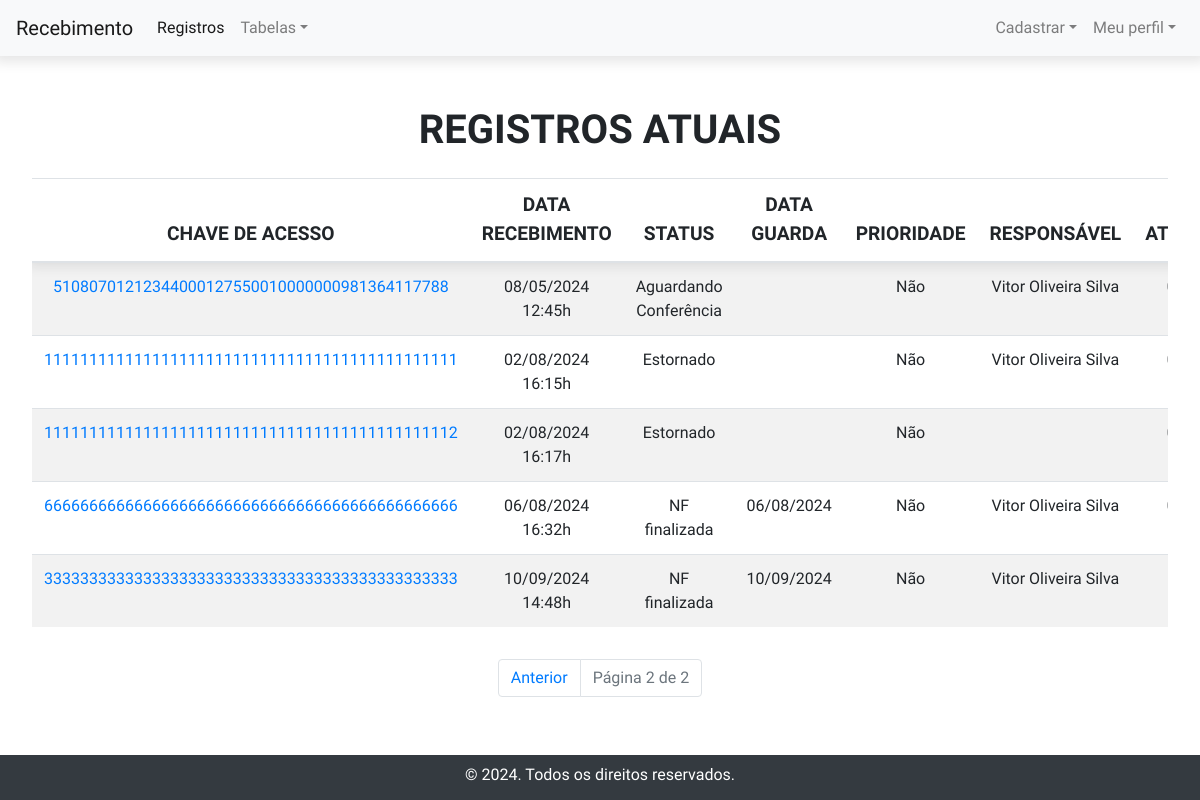
The app's page /tabela-last-registros?page=2 (signed in) with its own data.
### Recebimento/models/registro_models.py (models this page shows)
class RegistroRecebimento(db.Model):
    id = db.Column(db.Integer, primary_key=True)
    nota_fiscal_id = db.Column(db.Integer, db.ForeignKey('nota_fiscal.id'))
    data_recebimento = db.Column(db.DateTime)
    status = db.Column(db.String(255))
    data_guarda = db.Column(db.DateTime)
    prioridade = db.Column(db.Boolean, nullable=False)
    responsavel_id = db.Column(db.Integer, db.ForeignKey('responsavel.id'))
    data_atualizacao = db.Column(db.DateTime)
    nota_fiscal = db.relationship('NotaFiscal', backref=db.backref('registros', lazy=True))
    responsavel = db.relationship('Responsavel', backref=db.backref('registros', lazy=True))

### Recebimento/models/nota_fiscal_models.py (models this page shows)
class NotaFiscal(db.Model):
    id = db.Column(db.Integer, primary_key=True)
    chave_acesso = db.Column(db.String(255), unique=True)
    cnpj = db.Column(db.String(255))
    nf = db.Column(db.String(255))
    codigo_cte = db.Column(db.String(255))
    volumes = db.Column(db.Integer)
    filial_id = db.Column(db.Integer, db.ForeignKey('filial.id'))
    centro_id = db.Column(db.Integer, db.ForeignKey('centro.id'))
    filial = db.relationship('Filial', backref=db.backref('notas_fiscais', lazy=True))
    centro = db.relationship('Centro', backref=db.backref('notas_fiscais', lazy=True))

### Recebimento/models/responsavel_models.py (models this page shows, shortened)
class Responsavel(db.Model, UserMixin):
    id = db.Column(db.Integer, primary_key=True)
    ativo = db.Column(db.Boolean, nullable=False, default=False)
    nome = db.Column(db.String(255), nullable=False)
    usuario = db.Column(db.String(255), unique=True, nullable=False)
    senha_hash = db.Column(db.String(255), nullable=False)
    permissao = db.Column(db.Boolean, nullable=False)
    responsaveis_filial = db.relationship('ResponsavelFilial', backref='responsavel')

### Recebimento/routes/tables_routes.py (the view)
@app.route('/tabela-last-registros')
@login_required
def table_registros_last():
    page = request.args.get('page', 1, type=int)
    per_page = request.args.get('per_page', 5, type=int)
    subquery = db.session.query(RegistroRecebimento.nota_fiscal_id, func.max(RegistroRecebimento.id).label('max_id')).group_by(RegistroRecebimento.nota_fiscal_id).subquery('t')
    registros = db.session.query(RegistroRecebimento).join(subquery, and_(RegistroRecebimento.nota_fiscal_id == subquery.c.nota_fiscal_id, RegistroRecebimento.id == subquery.c.max_id)).paginate(page=page, per_page=per_page, error_out=False)
    return render_template('/tables/last_registros.html', registros=registros)

### Recebimento/__init__.py (called while the page is built)
@login_manager.user_loader
def load_user(user_id):
    return Responsavel.query.get(int(user_id))

### Recebimento/templates/tables/last_registros.html (shortened to what this page needs)
{% extends "base.html" %}
{% set title = "Registros atuais" %}
{% block content %}
<div class="container-registros">
    <h1 class="text-center">REGISTROS ATUAIS</h1>
    <div class="table-responsive">
        <table class="table table-striped"">
                <thead>
                    <tr>
                        <th>Chave de acesso</th>
                        <th>Data recebimento</th>
                        <th>Status</th>
                        <th>Data guarda</th>
                        <th>Prioridade</th>
                        <th>Responsável</th>
                        <th>Data atualização</th>
                    </tr>
                </thead>
                <tbody>
                    {% for registro in registros.items %}
                    <tr>
                        <td><a href="/chave_acesso/{{registro.nota_fiscal.id}}">{{ registro.nota_fiscal.chave_acesso }}
            </a> </td> <td>{{ registro.data_recebimento.strftime("%d/%m/%Y %H:%M") }}h</td>
            <td>{{ registro.status }}</td>
            <td>{{ registro.data_guarda.strftime("%d/%m/%Y") if registro.data_guarda is not none else "" }}</td>
            <td>{{ "Sim" if registro.prioridade else "Não" }}</td>
            <td>{{ registro.responsavel.nome }}</td>
            <td>{{ registro.data_atualizacao.strftime("%d/%m/%Y %H:%M") }}h</td>
            </tr>
            {% endfor %}
            </tbody>
        </table>
    </div>
    <nav aria-label="Page navigation example">
        <ul class="pagination justify-content-center">
            {% if registros.has_prev %}
            <li class="page-item"><a class="page-link"
                    href="{{ url_for('table_registros_last', page=registros.prev_num) }}">Anterior</a></li>
            {% endif %}
            <li class="page-item disabled"><a class="page-link" href="#">Página {{ registros.page }} de
                    {{ registros.pages }}</a></li>
        </ul>
    </nav>
</div>
{% endblock %}

### Recebimento/static/css/style.css (style rules this page uses)
* { font-family: 'Exo 2', sans-serif; margin: 0; padding: 0; box-sizing: border-box; }
body { display: flex; flex-direction: column; min-height: 100vh; width: 100%; }
h1 { font-weight: 600; text-transform: uppercase; }

### Recebimento/static/css/tables.css (style rules this page uses)
.container-registros { padding: 2rem 2rem 1rem 2rem; width: 100%; height: 100%; display: flex; align-items: center; justify-content: center; text-align: center; flex-direction: column; gap: 1rem; }
.container-registros tbody tr td { font-size: 1rem; font-weight: 1rem; }
thead tr th { text-transform: uppercase; font-size: 1.2rem; font-weight: 2rem; text-align: center; }
thead { box-shadow: 0px 0px 12px 4px rgba(0, 0, 0, .1); }
tbody tr td { font-size: 1.2rem; font-weight: 1.5rem; }

### records on screen
RegistroRecebimento: nota_fiscal.chave_acesso "51080701212344000127550010000000981364117788", data_recebimento "08/05/2024 12:45", status "Aguardando Conferência", prioridade "Não", responsavel.nome "Vitor Oliveira Silva"
RegistroRecebimento: nota_fiscal.chave_acesso "1111111111111111111111111111111111111111111111", data_recebimento "02/08/2024 16:15", status "Estornado", prioridade "Não", responsavel.nome "Vitor Oliveira Silva"
RegistroRecebimento: nota_fiscal.chave_acesso "1111111111111111111111111111111111111111111112", data_recebimento "02/08/2024 16:17", status "Estornado", prioridade "Não"
RegistroRecebimento: nota_fiscal.chave_acesso "6666666666666666666666666666666666666666666666", data_recebimento "06/08/2024 16:32", status "NF finalizada", data_guarda "06/08/2024", prioridade "Não", responsavel.nome "Vitor Oliveira Silva"
RegistroRecebimento: nota_fiscal.chave_acesso "3333333333333333333333333333333333333333333333", data_recebimento "10/09/2024 14:48", status "NF finalizada", data_guarda "10/09/2024", prioridade "Não", responsavel.nome "Vitor Oliveira Silva"

### other values on screen
{{ registros.page }} "2"
{{ registros.pages }} "2"
